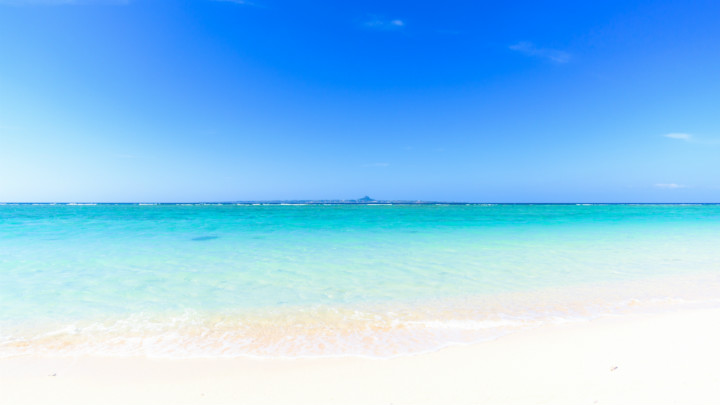
//> input picture src_images/beach_1.jpg, 720 x 405 px
$ ./hw3 src_images/beach_1.jpg   (built with g++ and OpenCV 4)
//> lines starting //> are read from the running program, lines starting //| are printed output that depends on the picture
#include "opencv2/opencv.hpp"
#include <iostream>
#include <string.h>

using namespace std;
using namespace cv;

int main(int argc, char *argv[]){
	char filename[] = "src_images/";
	strcat(filename, argv[1]);

	Mat srcImage = imread(filename);
//> srcImage is the input picture: 405 rows x 720 cols, CV_8UC3; mean B, G, R 244.2, 201.2, 140.9

	/*-- Read all of the images --*/
	Mat srcImages[12];
	srcImages[0]  = imread("src_images/beach_1.jpg");
	srcImages[1]  = imread("src_images/beach_2.jpg");
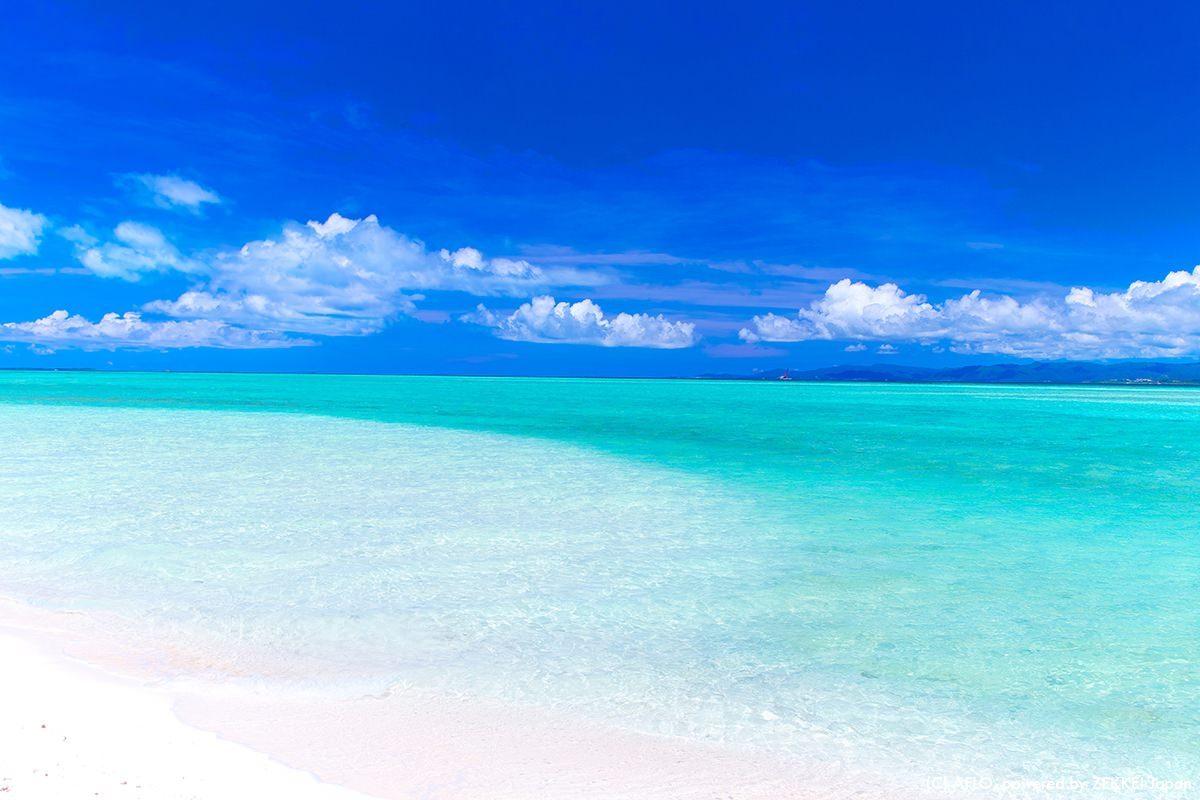
//> input picture src_images/beach_2.jpg, 1200 x 800 px
//> srcImages[1] is the input picture: 800 rows x 1200 cols, CV_8UC3; mean B, G, R 231.4, 172.6, 97.9
	srcImages[2]  = imread("src_images/beach_3.jpg");
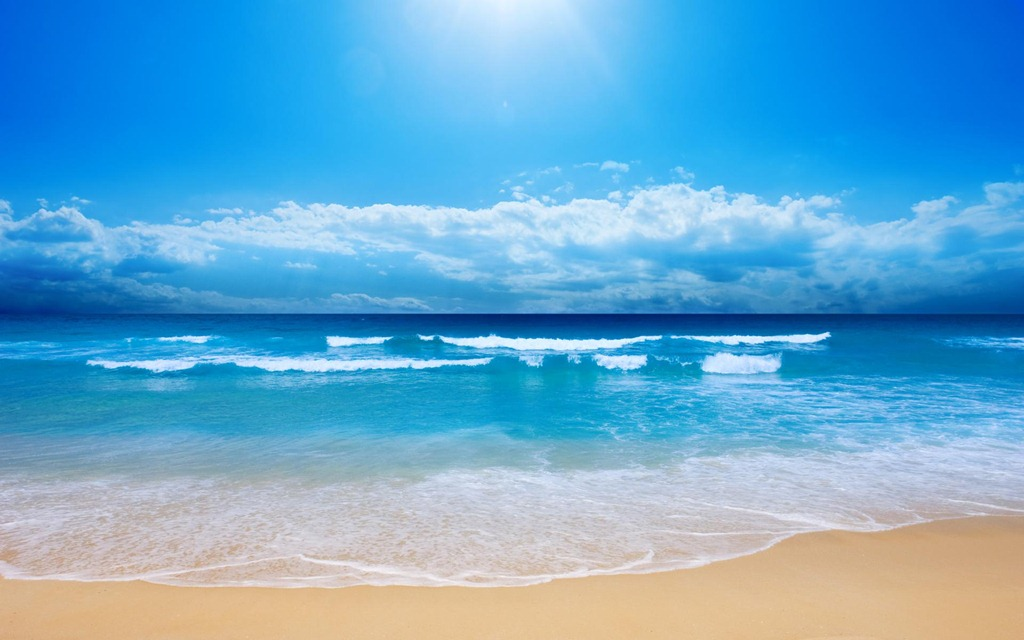
//> input picture src_images/beach_3.jpg, 1024 x 640 px
//> srcImages[2] is the input picture: 640 rows x 1024 cols, CV_8UC3; mean B, G, R 208.4, 169.1, 101.9
	srcImages[3]  = imread("src_images/mountain_1.jpg");
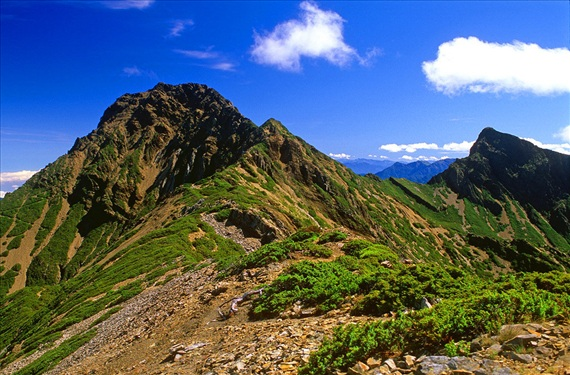
//> input picture src_images/mountain_1.jpg, 570 x 375 px
//> srcImages[3] is the input picture: 375 rows x 570 cols, CV_8UC3; mean B, G, R 110.6, 99.9, 83.9
	srcImages[4]  = imread("src_images/mountain_2.jpg");
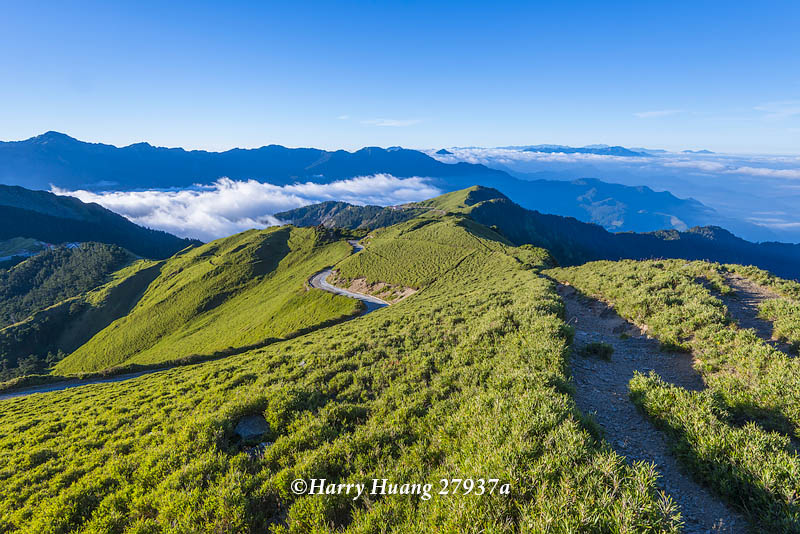
//> input picture src_images/mountain_2.jpg, 800 x 534 px
//> srcImages[4] is the input picture: 534 rows x 800 cols, CV_8UC3; mean B, G, R 128.7, 131.1, 101.7
	srcImages[5]  = imread("src_images/mountain_3.jpg");
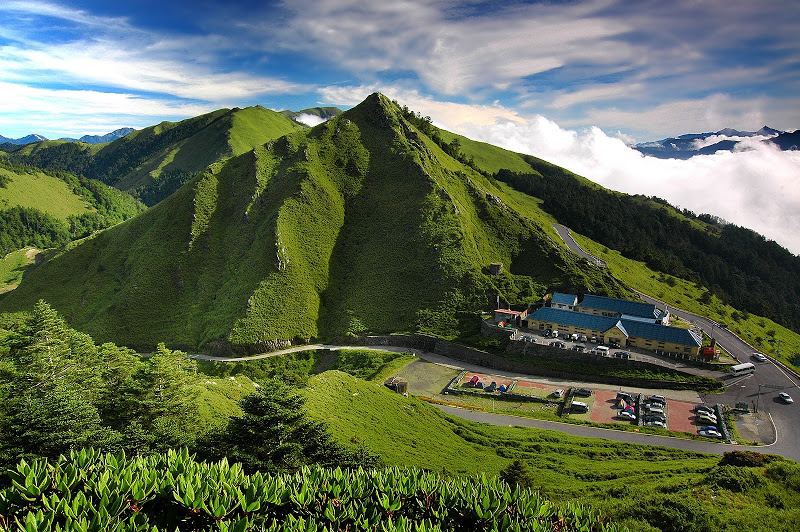
//> input picture src_images/mountain_3.jpg, 800 x 532 px
//> srcImages[5] is the input picture: 532 rows x 800 cols, CV_8UC3; mean B, G, R 81.1, 105.1, 93.7
	srcImages[6]  = imread("src_images/restaurant_1.jpg");
//> restaurant_1.jpg cannot be read in this run, so this picture is empty
	srcImages[7]  = imread("src_images/restaurant_2.jpg");
//> restaurant_2.jpg cannot be read in this run, so this picture is empty
	srcImages[8]  = imread("src_images/restaurant_3.jpg");
//> restaurant_3.jpg cannot be read in this run, so this picture is empty
	srcImages[9]  = imread("src_images/road_1.jpg");
//> road_1.jpg cannot be read in this run, so this picture is empty
	srcImages[10] = imread("src_images/road_2.jpg");
//> road_2.jpg cannot be read in this run, so this picture is empty
	srcImages[11] = imread("src_images/road_3.jpg");
//> road_3.jpg cannot be read in this run, so this picture is empty

	vector<Mat> bgr_planes;
	int histSize = 256;
	float rangeSize = 256;
	float range[] = {0, 256};
	const float* histRange = {range};
	bool uniform = true;
	bool accumulate = false;
	Mat b_hist, g_hist, r_hist;
	int hist_w = 512;
	int hist_h = 400;
	int bin_w = cvRound((double)hist_w / histSize);
	Mat histImage(hist_h, hist_w, CV_8UC3, Scalar(0, 0, 0));

	for(int i=0; i<12; i++){
		/* Split to three single-channel image and calculate the Histogram */
		split(srcImages[i], bgr_planes);
		calcHist(&bgr_planes[0], 1, 0, Mat(), b_hist, 1, &histSize, &histRange, uniform, accumulate);
		calcHist(&bgr_planes[1], 1, 0, Mat(), g_hist, 1, &histSize, &histRange, uniform, accumulate);
		calcHist(&bgr_planes[2], 1, 0, Mat(), r_hist, 1, &histSize, &histRange, uniform, accumulate);

		/* Normalize */
		normalize(b_hist, b_hist, 0, histImage.rows, NORM_MINMAX, -1, Mat());
		normalize(g_hist, g_hist, 0, histImage.rows, NORM_MINMAX, -1, Mat());
		normalize(r_hist, r_hist, 0, histImage.rows, NORM_MINMAX, -1, Mat());

		/* Draw lines on histogram */
		for(int j=1; j<histSize; j++){
			/* Draw the line of B-Channel */
			line(histImage, Point(bin_w*(i-1), hist_h - cvRound(b_hist.at<float>(i-1))),
				Point(bin_w*(i), hist_h - cvRound(b_hist.at<float>(i))),
				Scalar(255, 0, 0), 2, 8, 0);

	        /* Draw the line of G-Channel */
			line(histImage, Point(bin_w*(i-1), hist_h - cvRound(g_hist.at<float>(i-1))),
				Point(bin_w*(i), hist_h - cvRound(g_hist.at<float>(i))),
				Scalar(0, 255, 0), 2, 8, 0);

	        /* Draw the line of R-Channel */
			line(histImage, Point(bin_w*(i-1), hist_h - cvRound(r_hist.at<float>(i-1))),
				Point(bin_w*(i), hist_h - cvRound(r_hist.at<float>(i))),
				Scalar(0, 0, 255), 2, 8, 0);
		}

		float sum_b = 0;
		float sum_g = 0;
		float sum_r = 0;
		for(int k=0; k<histSize; k++){
			sum_b = sum_b + b_hist.at<float>(k);
			sum_g = sum_g + g_hist.at<float>(k);
			sum_r = sum_r + r_hist.at<float>(k);
		}
		sum_b = sum_b / histSize;
		sum_g = sum_g / histSize;
		sum_r = sum_r / histSize;
		cout<<"Average of blue:  "<<sum_b<<endl;
		cout<<"Average of green: "<<sum_g<<endl;
		cout<<"Average of red:   "<<sum_r<<endl;
		cout<<endl;

	}
//> this loop made 12 passes
//> (sum_b, sum_g, sum_r) on passes 1 to 12: (8.32, 31.32, 17.64), (21.88, 54.65, 6.78), (63.56, 89.86, 16.61), (22, 93.65, 32.47), (47.56, 161.6, 38.8), (21.34, 122.5, 62.83), (0, 0, 0), (0, 0, 0), (0, 0, 0), (0, 0, 0), (0, 0, 0), (0, 0, 0)
//| Average of blue:  8.32116
//| Average of green: 31.3209
//| Average of red:   17.6386
//| Average of blue:  21.8838
//> (the first 4 of 24 printed lines)
//> (output is shown up to pass 8 of 12)
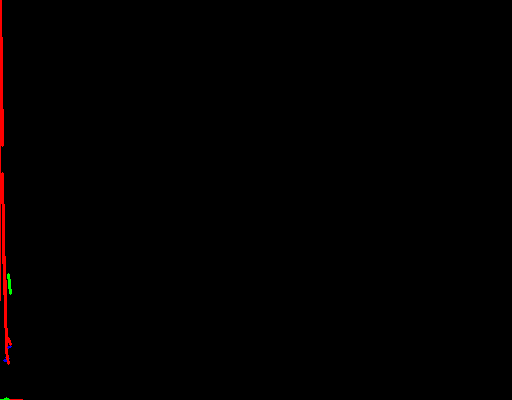
//> histImage: 400 rows x 512 cols, CV_8UC3; mean B, G, R 0, 0.1, 1.5


	// [47 lines of commented-out code are left out]

	waitKey(0);
	return 0;
}
